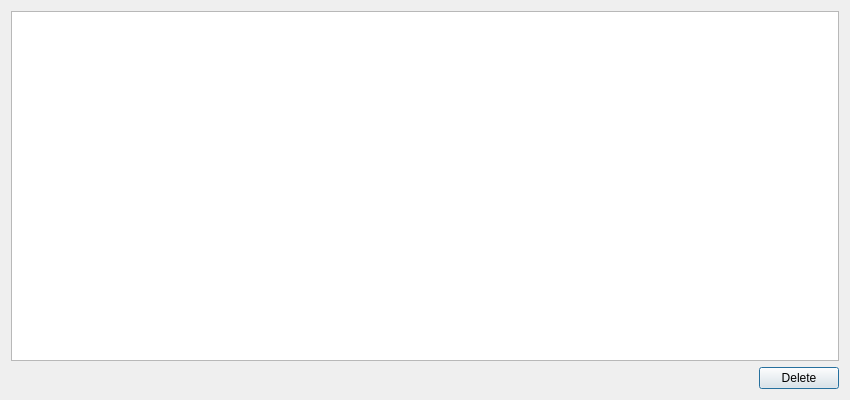
<?xml version="1.0" encoding="UTF-8"?>
<ui version="4.0">
 <class>WorkspaceDialog</class>
 <widget class="QDialog" name="WorkspaceDialog">
  <property name="geometry">
   <rect>
    <x>0</x>
    <y>0</y>
    <width>850</width>
    <height>400</height>
   </rect>
  </property>
  <property name="windowTitle">
   <string>Workspace Manager</string>
  </property>
  <layout class="QGridLayout" name="gridLayout">
   <item row="0" column="0">
    <widget class="QTableView" name="tableView"/>
   </item>
   <item row="1" column="0">
    <layout class="QHBoxLayout" name="horizontalLayout">
     <item>
      <spacer name="horizontalSpacer">
       <property name="orientation">
        <enum>Qt::Orientation::Horizontal</enum>
       </property>
       <property name="sizeHint" stdset="0">
        <size>
         <width>40</width>
         <height>20</height>
        </size>
       </property>
      </spacer>
     </item>
     <item>
      <widget class="QPushButton" name="pushButtonDelete">
       <property name="text">
        <string>Delete</string>
       </property>
      </widget>
     </item>
    </layout>
   </item>
  </layout>
 </widget>
 <resources/>
 <connections/>
</ui>
